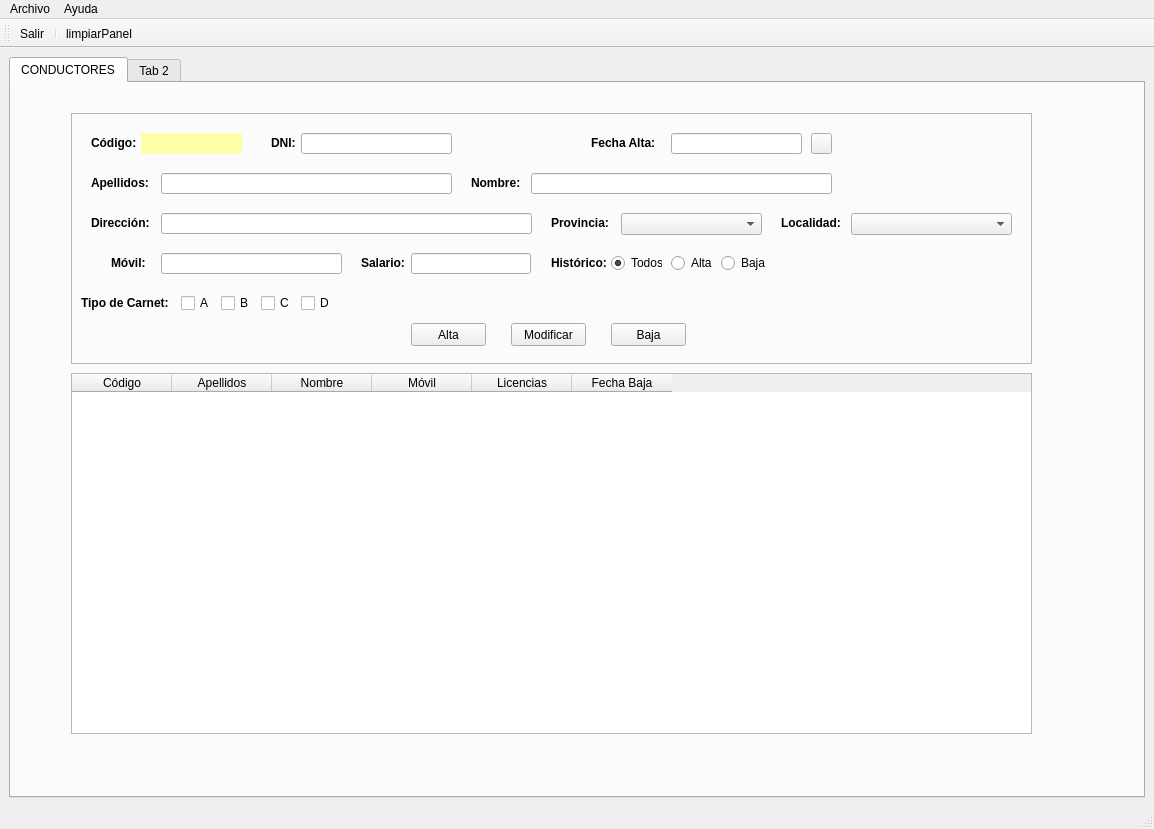
<?xml version="1.0" encoding="UTF-8"?>
<ui version="4.0">
 <class>MainWindow</class>
 <widget class="QMainWindow" name="MainWindow">
  <property name="geometry">
   <rect>
    <x>0</x>
    <y>0</y>
    <width>1154</width>
    <height>829</height>
   </rect>
  </property>
  <property name="sizePolicy">
   <sizepolicy hsizetype="Expanding" vsizetype="Expanding">
    <horstretch>0</horstretch>
    <verstretch>0</verstretch>
   </sizepolicy>
  </property>
  <property name="minimumSize">
   <size>
    <width>1024</width>
    <height>768</height>
   </size>
  </property>
  <property name="windowTitle">
   <string>MainWindow</string>
  </property>
  <property name="windowIcon">
   <iconset>
    <normaloff>C:/Users/a19braisdp/.designer/backup/img/taxi.ico</normaloff>C:/Users/a19braisdp/.designer/backup/img/taxi.ico</iconset>
  </property>
  <property name="iconSize">
   <size>
    <width>24</width>
    <height>24</height>
   </size>
  </property>
  <widget class="QWidget" name="centralwidget">
   <property name="sizePolicy">
    <sizepolicy hsizetype="Expanding" vsizetype="Expanding">
     <horstretch>0</horstretch>
     <verstretch>0</verstretch>
    </sizepolicy>
   </property>
   <layout class="QGridLayout" name="gridLayout">
    <item row="0" column="0">
     <widget class="QTabWidget" name="panelPrincipal">
      <property name="sizePolicy">
       <sizepolicy hsizetype="Expanding" vsizetype="Expanding">
        <horstretch>2</horstretch>
        <verstretch>2</verstretch>
       </sizepolicy>
      </property>
      <property name="minimumSize">
       <size>
        <width>980</width>
        <height>700</height>
       </size>
      </property>
      <property name="currentIndex">
       <number>0</number>
      </property>
      <widget class="QWidget" name="panelDrivers">
       <property name="sizePolicy">
        <sizepolicy hsizetype="Expanding" vsizetype="Expanding">
         <horstretch>0</horstretch>
         <verstretch>0</verstretch>
        </sizepolicy>
       </property>
       <attribute name="title">
        <string>CONDUCTORES</string>
       </attribute>
       <widget class="QFrame" name="frameConductores">
        <property name="geometry">
         <rect>
          <x>60</x>
          <y>30</y>
          <width>961</width>
          <height>251</height>
         </rect>
        </property>
        <property name="sizePolicy">
         <sizepolicy hsizetype="Expanding" vsizetype="Expanding">
          <horstretch>0</horstretch>
          <verstretch>0</verstretch>
         </sizepolicy>
        </property>
        <property name="frameShape">
         <enum>QFrame::StyledPanel</enum>
        </property>
        <property name="frameShadow">
         <enum>QFrame::Plain</enum>
        </property>
        <property name="lineWidth">
         <number>5</number>
        </property>
        <property name="midLineWidth">
         <number>0</number>
        </property>
        <widget class="QLineEdit" name="txtApel">
         <property name="geometry">
          <rect>
           <x>90</x>
           <y>60</y>
           <width>291</width>
           <height>21</height>
          </rect>
         </property>
         <property name="minimumSize">
          <size>
           <width>0</width>
           <height>0</height>
          </size>
         </property>
        </widget>
        <widget class="QLabel" name="lblFechaAlta">
         <property name="geometry">
          <rect>
           <x>520</x>
           <y>20</y>
           <width>71</width>
           <height>20</height>
          </rect>
         </property>
         <property name="font">
          <font>
           <weight>75</weight>
           <bold>true</bold>
          </font>
         </property>
         <property name="styleSheet">
          <string notr="true"/>
         </property>
         <property name="text">
          <string>Fecha Alta:</string>
         </property>
        </widget>
        <widget class="QLineEdit" name="txtDni">
         <property name="geometry">
          <rect>
           <x>230</x>
           <y>20</y>
           <width>151</width>
           <height>21</height>
          </rect>
         </property>
         <property name="minimumSize">
          <size>
           <width>120</width>
           <height>20</height>
          </size>
         </property>
         <property name="alignment">
          <set>Qt::AlignCenter</set>
         </property>
        </widget>
        <widget class="QLineEdit" name="txtNombre">
         <property name="geometry">
          <rect>
           <x>460</x>
           <y>60</y>
           <width>301</width>
           <height>21</height>
          </rect>
         </property>
         <property name="minimumSize">
          <size>
           <width>120</width>
           <height>20</height>
          </size>
         </property>
        </widget>
        <widget class="QLabel" name="lblNombre">
         <property name="geometry">
          <rect>
           <x>400</x>
           <y>60</y>
           <width>50</width>
           <height>20</height>
          </rect>
         </property>
         <property name="font">
          <font>
           <weight>75</weight>
           <bold>true</bold>
          </font>
         </property>
         <property name="styleSheet">
          <string notr="true"/>
         </property>
         <property name="text">
          <string>Nombre:</string>
         </property>
        </widget>
        <widget class="QLabel" name="lblApel">
         <property name="geometry">
          <rect>
           <x>20</x>
           <y>60</y>
           <width>90</width>
           <height>20</height>
          </rect>
         </property>
         <property name="minimumSize">
          <size>
           <width>60</width>
           <height>20</height>
          </size>
         </property>
         <property name="font">
          <font>
           <weight>75</weight>
           <bold>true</bold>
          </font>
         </property>
         <property name="text">
          <string>Apellidos:</string>
         </property>
        </widget>
        <widget class="QLabel" name="lblDni">
         <property name="geometry">
          <rect>
           <x>200</x>
           <y>20</y>
           <width>50</width>
           <height>20</height>
          </rect>
         </property>
         <property name="minimumSize">
          <size>
           <width>0</width>
           <height>20</height>
          </size>
         </property>
         <property name="font">
          <font>
           <weight>75</weight>
           <bold>true</bold>
          </font>
         </property>
         <property name="text">
          <string>DNI:</string>
         </property>
        </widget>
        <widget class="QLabel" name="lblCodbd">
         <property name="geometry">
          <rect>
           <x>70</x>
           <y>20</y>
           <width>101</width>
           <height>21</height>
          </rect>
         </property>
         <property name="minimumSize">
          <size>
           <width>100</width>
           <height>0</height>
          </size>
         </property>
         <property name="font">
          <font>
           <weight>75</weight>
           <bold>true</bold>
          </font>
         </property>
         <property name="styleSheet">
          <string notr="true">background-color: rgb(255, 253, 167);</string>
         </property>
         <property name="text">
          <string/>
         </property>
         <property name="alignment">
          <set>Qt::AlignCenter</set>
         </property>
        </widget>
        <widget class="QLineEdit" name="txtFechaAlta">
         <property name="geometry">
          <rect>
           <x>600</x>
           <y>20</y>
           <width>131</width>
           <height>21</height>
          </rect>
         </property>
         <property name="minimumSize">
          <size>
           <width>120</width>
           <height>20</height>
          </size>
         </property>
        </widget>
        <widget class="QLabel" name="lblCod">
         <property name="geometry">
          <rect>
           <x>20</x>
           <y>20</y>
           <width>50</width>
           <height>20</height>
          </rect>
         </property>
         <property name="minimumSize">
          <size>
           <width>0</width>
           <height>20</height>
          </size>
         </property>
         <property name="font">
          <font>
           <weight>75</weight>
           <bold>true</bold>
          </font>
         </property>
         <property name="text">
          <string>Código:</string>
         </property>
        </widget>
        <widget class="QPushButton" name="btnCalendar">
         <property name="geometry">
          <rect>
           <x>740</x>
           <y>20</y>
           <width>21</width>
           <height>21</height>
          </rect>
         </property>
         <property name="text">
          <string/>
         </property>
         <property name="icon">
          <iconset>
           <normaloff>../img/calendar.ico</normaloff>../img/calendar.ico</iconset>
         </property>
        </widget>
        <widget class="QLabel" name="lblValidarDni">
         <property name="geometry">
          <rect>
           <x>390</x>
           <y>10</y>
           <width>50</width>
           <height>41</height>
          </rect>
         </property>
         <property name="minimumSize">
          <size>
           <width>50</width>
           <height>30</height>
          </size>
         </property>
         <property name="maximumSize">
          <size>
           <width>100</width>
           <height>100</height>
          </size>
         </property>
         <property name="font">
          <font>
           <family>Ravie</family>
           <pointsize>10</pointsize>
          </font>
         </property>
         <property name="text">
          <string/>
         </property>
         <property name="alignment">
          <set>Qt::AlignLeading|Qt::AlignLeft|Qt::AlignVCenter</set>
         </property>
        </widget>
        <widget class="QLabel" name="lblDireccion">
         <property name="geometry">
          <rect>
           <x>20</x>
           <y>100</y>
           <width>90</width>
           <height>20</height>
          </rect>
         </property>
         <property name="minimumSize">
          <size>
           <width>60</width>
           <height>20</height>
          </size>
         </property>
         <property name="font">
          <font>
           <weight>75</weight>
           <bold>true</bold>
          </font>
         </property>
         <property name="text">
          <string>Dirección:</string>
         </property>
        </widget>
        <widget class="QLineEdit" name="txtDireccion">
         <property name="geometry">
          <rect>
           <x>90</x>
           <y>100</y>
           <width>371</width>
           <height>21</height>
          </rect>
         </property>
         <property name="minimumSize">
          <size>
           <width>0</width>
           <height>0</height>
          </size>
         </property>
        </widget>
        <widget class="QLabel" name="lblMovil">
         <property name="geometry">
          <rect>
           <x>40</x>
           <y>140</y>
           <width>60</width>
           <height>20</height>
          </rect>
         </property>
         <property name="minimumSize">
          <size>
           <width>60</width>
           <height>20</height>
          </size>
         </property>
         <property name="font">
          <font>
           <weight>75</weight>
           <bold>true</bold>
          </font>
         </property>
         <property name="styleSheet">
          <string notr="true"/>
         </property>
         <property name="text">
          <string>Móvil:</string>
         </property>
        </widget>
        <widget class="QLineEdit" name="txtMovil">
         <property name="geometry">
          <rect>
           <x>90</x>
           <y>140</y>
           <width>181</width>
           <height>21</height>
          </rect>
         </property>
         <property name="minimumSize">
          <size>
           <width>120</width>
           <height>20</height>
          </size>
         </property>
         <property name="alignment">
          <set>Qt::AlignCenter</set>
         </property>
        </widget>
        <widget class="QLabel" name="lblProvincia">
         <property name="geometry">
          <rect>
           <x>480</x>
           <y>100</y>
           <width>61</width>
           <height>20</height>
          </rect>
         </property>
         <property name="minimumSize">
          <size>
           <width>50</width>
           <height>20</height>
          </size>
         </property>
         <property name="font">
          <font>
           <weight>75</weight>
           <bold>true</bold>
          </font>
         </property>
         <property name="text">
          <string>Provincia:</string>
         </property>
        </widget>
        <widget class="QLabel" name="lblLocalidad">
         <property name="geometry">
          <rect>
           <x>710</x>
           <y>100</y>
           <width>81</width>
           <height>20</height>
          </rect>
         </property>
         <property name="minimumSize">
          <size>
           <width>50</width>
           <height>20</height>
          </size>
         </property>
         <property name="font">
          <font>
           <weight>75</weight>
           <bold>true</bold>
          </font>
         </property>
         <property name="text">
          <string>Localidad:</string>
         </property>
        </widget>
        <widget class="QComboBox" name="cmbProvincia">
         <property name="geometry">
          <rect>
           <x>550</x>
           <y>100</y>
           <width>141</width>
           <height>22</height>
          </rect>
         </property>
        </widget>
        <widget class="QComboBox" name="cmbLocalidad">
         <property name="geometry">
          <rect>
           <x>780</x>
           <y>100</y>
           <width>161</width>
           <height>22</height>
          </rect>
         </property>
        </widget>
        <widget class="QLabel" name="lblSalario">
         <property name="geometry">
          <rect>
           <x>290</x>
           <y>140</y>
           <width>60</width>
           <height>20</height>
          </rect>
         </property>
         <property name="minimumSize">
          <size>
           <width>60</width>
           <height>20</height>
          </size>
         </property>
         <property name="font">
          <font>
           <weight>75</weight>
           <bold>true</bold>
          </font>
         </property>
         <property name="styleSheet">
          <string notr="true"/>
         </property>
         <property name="text">
          <string>Salario:</string>
         </property>
        </widget>
        <widget class="QLineEdit" name="txtSalario">
         <property name="geometry">
          <rect>
           <x>340</x>
           <y>140</y>
           <width>120</width>
           <height>21</height>
          </rect>
         </property>
         <property name="minimumSize">
          <size>
           <width>120</width>
           <height>20</height>
          </size>
         </property>
         <property name="alignment">
          <set>Qt::AlignRight|Qt::AlignTrailing|Qt::AlignVCenter</set>
         </property>
        </widget>
        <widget class="QLabel" name="lblCarnet">
         <property name="geometry">
          <rect>
           <x>10</x>
           <y>180</y>
           <width>91</width>
           <height>20</height>
          </rect>
         </property>
         <property name="minimumSize">
          <size>
           <width>60</width>
           <height>20</height>
          </size>
         </property>
         <property name="font">
          <font>
           <weight>75</weight>
           <bold>true</bold>
          </font>
         </property>
         <property name="styleSheet">
          <string notr="true"/>
         </property>
         <property name="text">
          <string>Tipo de Carnet:</string>
         </property>
        </widget>
        <widget class="QCheckBox" name="chkA">
         <property name="geometry">
          <rect>
           <x>110</x>
           <y>180</y>
           <width>31</width>
           <height>20</height>
          </rect>
         </property>
         <property name="minimumSize">
          <size>
           <width>0</width>
           <height>20</height>
          </size>
         </property>
         <property name="text">
          <string>A</string>
         </property>
        </widget>
        <widget class="QCheckBox" name="chkB">
         <property name="geometry">
          <rect>
           <x>150</x>
           <y>180</y>
           <width>31</width>
           <height>20</height>
          </rect>
         </property>
         <property name="minimumSize">
          <size>
           <width>0</width>
           <height>20</height>
          </size>
         </property>
         <property name="text">
          <string>B</string>
         </property>
        </widget>
        <widget class="QCheckBox" name="chkC">
         <property name="geometry">
          <rect>
           <x>190</x>
           <y>180</y>
           <width>31</width>
           <height>20</height>
          </rect>
         </property>
         <property name="minimumSize">
          <size>
           <width>0</width>
           <height>20</height>
          </size>
         </property>
         <property name="text">
          <string>C</string>
         </property>
        </widget>
        <widget class="QCheckBox" name="chkD">
         <property name="geometry">
          <rect>
           <x>230</x>
           <y>180</y>
           <width>31</width>
           <height>20</height>
          </rect>
         </property>
         <property name="minimumSize">
          <size>
           <width>0</width>
           <height>20</height>
          </size>
         </property>
         <property name="text">
          <string>D</string>
         </property>
        </widget>
        <widget class="QLabel" name="lblHistorico">
         <property name="geometry">
          <rect>
           <x>480</x>
           <y>140</y>
           <width>61</width>
           <height>20</height>
          </rect>
         </property>
         <property name="minimumSize">
          <size>
           <width>0</width>
           <height>20</height>
          </size>
         </property>
         <property name="font">
          <font>
           <weight>75</weight>
           <bold>true</bold>
          </font>
         </property>
         <property name="styleSheet">
          <string notr="true"/>
         </property>
         <property name="text">
          <string>Histórico:</string>
         </property>
        </widget>
        <widget class="QRadioButton" name="rbtTodos">
         <property name="geometry">
          <rect>
           <x>540</x>
           <y>140</y>
           <width>51</width>
           <height>20</height>
          </rect>
         </property>
         <property name="minimumSize">
          <size>
           <width>0</width>
           <height>20</height>
          </size>
         </property>
         <property name="text">
          <string>Todos</string>
         </property>
         <property name="checked">
          <bool>true</bool>
         </property>
         <attribute name="buttonGroup">
          <string notr="true">buttonGroup</string>
         </attribute>
        </widget>
        <widget class="QRadioButton" name="rbtBaja">
         <property name="geometry">
          <rect>
           <x>650</x>
           <y>140</y>
           <width>51</width>
           <height>20</height>
          </rect>
         </property>
         <property name="minimumSize">
          <size>
           <width>0</width>
           <height>20</height>
          </size>
         </property>
         <property name="text">
          <string>Baja</string>
         </property>
         <attribute name="buttonGroup">
          <string notr="true">buttonGroup</string>
         </attribute>
        </widget>
        <widget class="QRadioButton" name="rbtAlta">
         <property name="geometry">
          <rect>
           <x>600</x>
           <y>140</y>
           <width>51</width>
           <height>20</height>
          </rect>
         </property>
         <property name="minimumSize">
          <size>
           <width>0</width>
           <height>20</height>
          </size>
         </property>
         <property name="text">
          <string>Alta</string>
         </property>
         <attribute name="buttonGroup">
          <string notr="true">buttonGroup</string>
         </attribute>
        </widget>
        <widget class="QPushButton" name="btnAltaDriver">
         <property name="geometry">
          <rect>
           <x>340</x>
           <y>210</y>
           <width>75</width>
           <height>23</height>
          </rect>
         </property>
         <property name="text">
          <string>Alta</string>
         </property>
        </widget>
        <widget class="QPushButton" name="btnModificarDriver">
         <property name="geometry">
          <rect>
           <x>440</x>
           <y>210</y>
           <width>75</width>
           <height>23</height>
          </rect>
         </property>
         <property name="text">
          <string>Modificar</string>
         </property>
        </widget>
        <widget class="QPushButton" name="btnBajaDriver">
         <property name="geometry">
          <rect>
           <x>540</x>
           <y>210</y>
           <width>75</width>
           <height>23</height>
          </rect>
         </property>
         <property name="text">
          <string>Baja</string>
         </property>
        </widget>
       </widget>
       <widget class="QTableWidget" name="tabDrivers">
        <property name="geometry">
         <rect>
          <x>60</x>
          <y>290</y>
          <width>961</width>
          <height>361</height>
         </rect>
        </property>
        <property name="alternatingRowColors">
         <bool>true</bool>
        </property>
        <property name="selectionBehavior">
         <enum>QAbstractItemView::SelectRows</enum>
        </property>
        <attribute name="verticalHeaderVisible">
         <bool>false</bool>
        </attribute>
        <column>
         <property name="text">
          <string>Código</string>
         </property>
        </column>
        <column>
         <property name="text">
          <string>Apellidos</string>
         </property>
        </column>
        <column>
         <property name="text">
          <string>Nombre</string>
         </property>
        </column>
        <column>
         <property name="text">
          <string>Móvil</string>
         </property>
        </column>
        <column>
         <property name="text">
          <string>Licencias</string>
         </property>
        </column>
        <column>
         <property name="text">
          <string>Fecha Baja</string>
         </property>
        </column>
       </widget>
      </widget>
      <widget class="QWidget" name="tab_2">
       <attribute name="title">
        <string>Tab 2</string>
       </attribute>
      </widget>
     </widget>
    </item>
   </layout>
  </widget>
  <widget class="QMenuBar" name="menubar">
   <property name="geometry">
    <rect>
     <x>0</x>
     <y>0</y>
     <width>1154</width>
     <height>26</height>
    </rect>
   </property>
   <widget class="QMenu" name="menuArchivo">
    <property name="title">
     <string>Archivo</string>
    </property>
    <addaction name="actionSalir"/>
   </widget>
   <widget class="QMenu" name="menuHelp">
    <property name="title">
     <string>Ayuda</string>
    </property>
    <addaction name="actionAcerca_de"/>
   </widget>
   <addaction name="menuArchivo"/>
   <addaction name="menuHelp"/>
  </widget>
  <widget class="QStatusBar" name="statusbar"/>
  <widget class="QToolBar" name="toolBar">
   <property name="windowTitle">
    <string>toolBar</string>
   </property>
   <attribute name="toolBarArea">
    <enum>TopToolBarArea</enum>
   </attribute>
   <attribute name="toolBarBreak">
    <bool>false</bool>
   </attribute>
   <addaction name="actionBarSalir"/>
   <addaction name="separator"/>
   <addaction name="actionLimpiarPanel"/>
  </widget>
  <action name="actionSalir">
   <property name="text">
    <string>Salir</string>
   </property>
  </action>
  <action name="actionAcerca_de">
   <property name="text">
    <string>Acerca de...</string>
   </property>
  </action>
  <action name="actionBarSalir">
   <property name="icon">
    <iconset>
     <normaloff>../img/salir.ico</normaloff>../img/salir.ico</iconset>
   </property>
   <property name="text">
    <string>Salir</string>
   </property>
  </action>
  <action name="actionLimpiarPanel">
   <property name="icon">
    <iconset>
     <normaloff>../img/limpiar.ico</normaloff>../img/limpiar.ico</iconset>
   </property>
   <property name="text">
    <string>limpiarPanel</string>
   </property>
  </action>
 </widget>
 <tabstops>
  <tabstop>panelPrincipal</tabstop>
  <tabstop>txtDni</tabstop>
  <tabstop>txtFechaAlta</tabstop>
  <tabstop>btnCalendar</tabstop>
  <tabstop>txtApel</tabstop>
  <tabstop>txtNombre</tabstop>
  <tabstop>txtDireccion</tabstop>
  <tabstop>cmbProvincia</tabstop>
  <tabstop>cmbLocalidad</tabstop>
  <tabstop>txtMovil</tabstop>
  <tabstop>txtSalario</tabstop>
 </tabstops>
 <resources/>
 <connections/>
 <buttongroups>
  <buttongroup name="buttonGroup"/>
 </buttongroups>
</ui>
